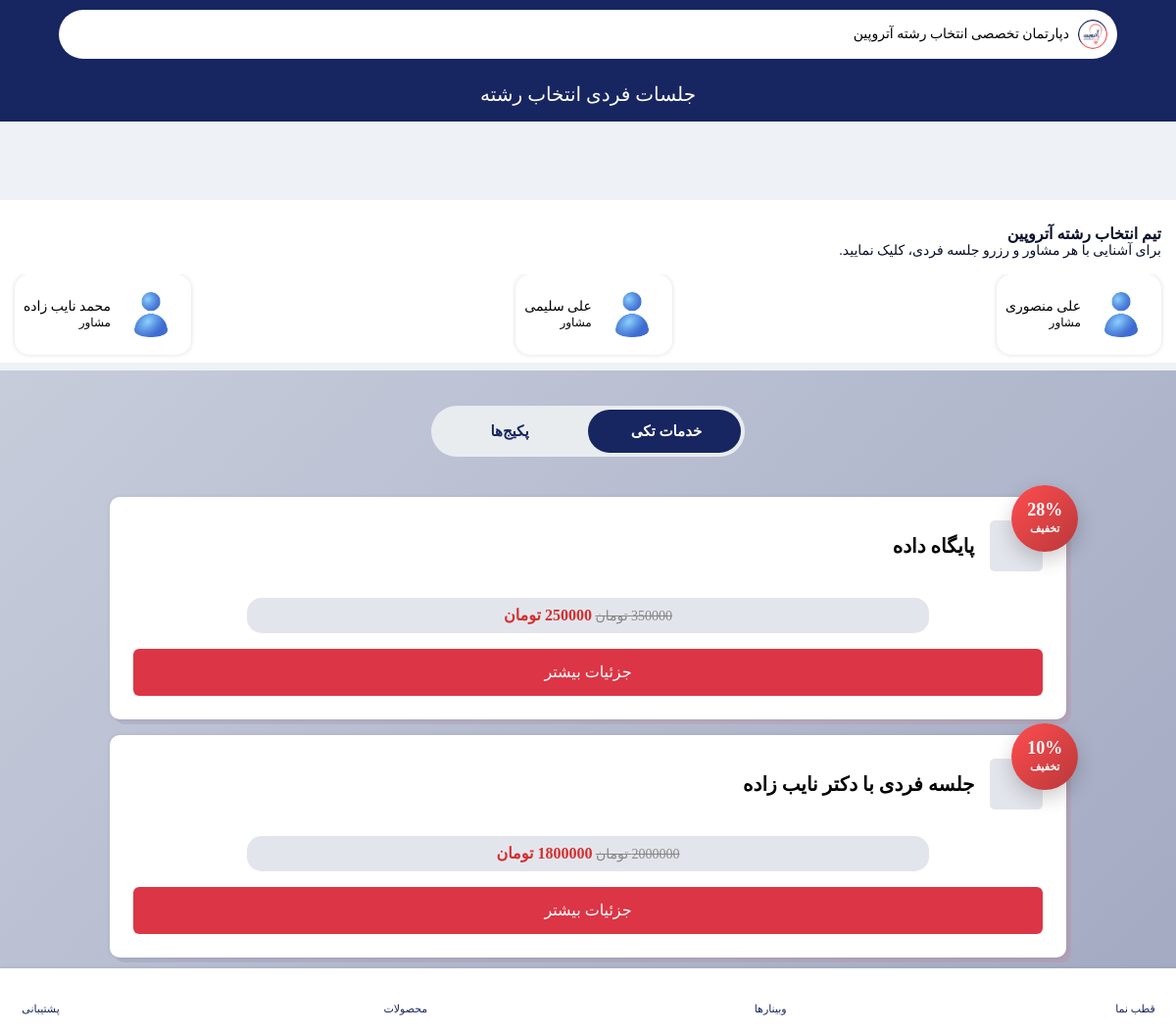
Page /choice-introduction/ on the committed database.
### accounts/models.py (models this page shows, shortened)
class User(AbstractUser):
    ROLE_CHOICES = (
        ("super_admin", "مدیرکل"),
        ("supervisor", "ناظر"),
        ("consultant", "مشاور"),
        ("student", "داوطلب"),
    )
    role = models.CharField(max_length=30, choices=ROLE_CHOICES, verbose_name="نقش")
    mobile = models.CharField(max_length=15, blank=True, unique=True, verbose_name="شماره موبایل")
    avatar = models.ImageField(upload_to="avatars/", blank=True, null=True, verbose_name="تصویر پروفایل")
    is_suspended = models.BooleanField(default=False, verbose_name="تعلیق شده")
    suspension_reason = models.TextField(blank=True, verbose_name="دلیل تعلیق")
    is_limited = models.BooleanField(default=False, verbose_name="دسترسی محدود (برای مدیرکل)")
    class Meta:
        verbose_name = "کاربر"
        verbose_name_plural = "کاربران"
        ordering = ["-id"]

### payments/models.py (models this page shows, shortened)
class Package(models.Model):
    SERVICE_CHOICES = (
        ("1", "جلسه فردی با دکتر نایب زاده"),
        ("2", "جلسه فردی با دکتر جهان‌تیغ"),
        ("3", "تحلیل شخصیت"),
        ("4", "تعیین شانس قبولی"),
        ("5", "پایگاه داده"),
    )
    TYPE_CHOICES = (
        ("1", "برنزی"),
        ("2", "نقره ایی"),
        ("3", "طلایی"),
    )
    name = models.CharField(
        max_length=200,
        verbose_name="نام"
    )
    service = MultiSelectField(
        max_length=100,
        choices=SERVICE_CHOICES,
        verbose_name="خدمات"
    )
    type = models.CharField(
        max_length=1,
        choices=TYPE_CHOICES,
        verbose_name="نوع پکیج"
    )
    content = CKEditor5Field(
        "معرفی و توضیحات",
        config_name="default",
        null=True,
        blank=True
    )
    price_before_discount = models.DecimalField(
        max_digits=12,
        decimal_places=0,
        verbose_name="قیمت قبل از تخفیف (اختیاری)",
        null=True,
        blank=True
    )
    total_price = models.DecimalField(
        max_digits=12,
        decimal_places=0,
        verbose_name="قیمت به تومان"
    )
    is_public = models.BooleanField(
        default=True,
        verbose_name="نمایش عمومی"
    )
    @property
    def discount_percent(self):
        if self.price_before_discount and self.price_before_discount > self.total_price:
            return int(
                (self.price_before_discount - self.total_price)
                / self.price_before_discount * 100
            )
        return 0
    def service_labels(self):
        choices = dict(self.SERVICE_CHOICES)
        return [choices[s] for s in self.service]
    class Meta:
        verbose_name = "پلن"
        verbose_name_plural = "پلن ها"
        ordering = ["-id"]

### pages/views.py (the view)
# urls.py: path('choice-introduction/', choice_introduction, name='choice_introduction'),
def choice_introduction(request):
    intro = ChoiceIntroduction.objects.last()
    posters = Poster.objects.filter(show_in__icontains="choice")
    all_consultants = request.GET.get("all_consultants")
    atropine_teams = User.objects.filter(role='consultant').order_by("id")
    if all_consultants:
        atropine_teams = atropine_teams.exclude(first_name="دکتر امیرحسین", last_name="نایب زاده")
    packages = Package.objects.filter(is_public=True)
    single_service_packages = [
        p for p in packages
        if len(p.service) == 1
    ]
    multi_service_packages = [
        p for p in packages
        if len(p.service) != 1
    ]
    context = {
        'intro': intro,
        'posters': posters,
        'atropine_teams': atropine_teams,
        'single_service_packages': single_service_packages,
        'multi_service_packages': multi_service_packages,
    }
    return render(request, 'pages/choice_introduction.html', context)

### pages/views.py (called while the page is built, shortened)
def global_context(request):
    has_database_service = False
    wallet = False
    nayeb_link = Consultant.objects.filter(
        user__last_name="نایب زاده"
    ).first()
    try:
        nayeb_consultant_open = User.objects.filter(id=73).first().user_consultant.show_schedules
        jahan_consultant_open = User.objects.filter(id=74).first().user_consultant.show_schedules
    except:
        nayeb_consultant_open = False
        jahan_consultant_open = False
    return {
        "has_database_service": has_database_service,
        "nayeb_link": nayeb_link,
        "wallet": wallet,
        "nayeb_consultant_open": nayeb_consultant_open,
        "jahan_consultant_open": jahan_consultant_open,
    }

### templates/pages/choice_introduction.html (shortened to what this page needs)
{% extends 'bases/learning.html' %}
{% load static %}
{% block static %}
<link rel="stylesheet" href="https://cdn.plyr.io/3.7.8/plyr.css" />
{% endblock %}
{% block header %}
<header class="main-header learning-header">
    <div class="custom-container">
        <div class="row">
            <div class="col-12">
                {% include 'includes/top-header.html' %}
            </div>
        </div>
        <div class="header-bottom header-bottom-2 mt-4 pb-3">
            <h2 class="fw-500 text-white w-100" style="text-align: center;">جلسات فردی انتخاب رشته</h2>
        </div>
    </div>
</header>
{% endblock %}
{% block content %}
<div class="category-section section-t-space pt-4">
    <div class="intro-plans">
    </div>
</div>
{% if atropine_teams %}
<div class="top-instructors-section section-t-space  mt-3" style="background-color: white;">
    <div class="title px-15">
        <h4>تیم انتخاب رشته آتروپین</h4>
        <h5>برای آشنایی با هر مشاور و رزرو جلسه فردی، کلیک نمایید.</h5>
    </div>
    <div class="instructors-box">
        <ul class="instructors-list px-15">
            {% for atropine_team in atropine_teams %}
            <li style="box-shadow: 0 0 5px gainsboro; border-radius: 15px;">
                <a href="{% url 'consultant_show' atropine_team.id %}" class="my-card">
                    <div class="instructors-image-edited">
                        {% if atropine_team.avatar %}
                        <img src="{{ atropine_team.avatar.url }}" class="img-fluid" alt="atropine team avatar">
                        {% else %}
                        <img src="{% static 'images/user.jpg' %}" class="img-fluid" alt="atropine team avatar">
                        {% endif %}
                    </div>
                    <div class="instructors-detail my-card-title">
                        <h5>{{ atropine_team.get_full_name }}</h5>
                        <h6>{{ atropine_team.get_role_display }}</h6>
                    </div>
                </a>
            </li>
            {% endfor %}
        </ul>
    </div>
</div>
{% endif %}
{% include 'includes/packages.html' %}
{% endblock %}

### templates/includes/packages.html (shortened to what this page needs)
<div class="py-3 px-2 my-2" style="background: linear-gradient(135deg, rgba(23,37,97,.18) 0%, rgba(23,37,97,.35) 100%);">
    <div class="package-switch">
        <button id="singleBtn" class="active">خدمات تکی</button>
        <button id="multiBtn">پکیج‌ها</button>
        <div class="switch-bg"></div>
    </div>
    {% if single_service_packages %}
    <section id="singlePackages" class="section-t-space continue-reading-section" style="width: 85%; margin: auto;">
        <div class="">
            <div class="swiper slider-1 px-15 reading-slider" style="position: relative; overflow: visible;">
                <div class="">
                    {% for single_service_package in single_service_packages %}
                    {% if not has_database_service %}
                    <div class="swiper-slide mt-3">
                        <a class="reading-list"
                        {% if "5" in single_service_package.service %}
                        href="{% url 'data_introduction' 1 %}"
                        {% elif "2" in single_service_package.service %}
                        href="{% url 'choice_introduction' %}?all_consultants=no"
                        {% elif "1" in single_service_package.service and nayeb_link %}
                        href="{% url 'consultant_show' nayeb_link.user.id %}"
                        {% else %}
                        href="#"
                        {% endif %}>
                            <div class="reading-box p-4" style="position: relative; overflow: visible;">
                                {% if single_service_package.discount_percent %}
                                <div class="discount-badge-round">
                                    <span>{{ single_service_package.discount_percent }}%</span>
                                    <small>تخفیف</small>
                                </div>
                                {% endif %}
                                <div class="reading-detail d-grid">
                                    <div class="d-flex gap-3" style="align-items: center;">
                                        <div class="reading-image"
                                            style="display: flex; justify-content: center; align-items: center; background-color: #1725611e;">
                                            <i class="ri-inbox-line" style="font-size: 50px;"></i>
                                        </div>
                                        <div class="reading-name">
                                            <h2 class="new-text-black">
                                                {{ single_service_package.get_service_display }}
                                            </h2>
                                        </div>
                                    </div>
                                    <h5 class="p-2 w-75"
                                        style="background-color: #1725611e; color: #172561; margin: auto !important; border-radius: 15px; text-align: center; margin-top: 15px !important;">
                                        {% if single_service_package.price_before_discount %}
                                            <span class="old-price">
                                                {{ single_service_package.price_before_discount }} تومان
                                            </span>
                                        {% endif %}
                                        <span class="new-price">
                                            {{ single_service_package.total_price }} تومان
                                        </span>
                                    </h5>
                                </div>
                                <button class="btn btn-danger mt-3 d-flex justify-content-center">
                                    جزئیات بیشتر
                                </button>
                            </div>
                        </a>
                    </div>
                    {% endif %}
                    {% endfor %}
                </div>
            </div>
        </div>
    </section>
    {% endif %}
</div>

### templates/bases/learning.html (style rules this page uses)
.discount-badge-round { position:absolute; top:-12px; right:-12px; width:68px; height:68px; border-radius:50%; background:linear-gradient(135deg,#ff4d4f,#b9383a); color:#fff; display:flex; flex-direction:column; justify-content:center; align-items:center; box-shadow:0 8px 20px rgba(0,0,0,.2); font-weight:bold; }
.discount-badge-round span { font-size:18px; line-height:1; }
.discount-badge-round small { font-size:11px; margin-top:2px; }
.old-price { color:#888; text-decoration:line-through; font-size:14px; }
.new-price { color:#d32f2f; font-size:16px; font-weight:700; }

### templates/pages/choice_introduction.html (style rules this page uses)
.package-switch { position: relative; display: flex; width: 320px; margin: 20px auto; margin-bottom: 0; background: #e9ecef; border-radius: 40px; overflow: hidden; height: 52px; }
.package-switch button { flex: 1; border: none; background: transparent; z-index: 2; cursor: pointer; font-size: 15px; font-weight: 600; color: #172561; transition: .3s; }
.package-switch button.active { color: #fff; }
.switch-bg { position: absolute; top: 4px; right: 4px; width: calc(50% - 4px); height: 44px; background: #172561; border-radius: 30px; transition: .35s; }

### rows in the picture
User: get_full_name "علی منصوری", role "مشاور"
User: get_full_name "علی سلیمی", role "مشاور"
User: get_full_name "محمد نایب زاده", role "مشاور"
Package: discount_percent "28", service "پایگاه داده", price_before_discount "350000", total_price "250000"
Package: discount_percent "10", service "جلسه فردی با دکتر نایب زاده", price_before_discount "2000000", total_price "1800000"
